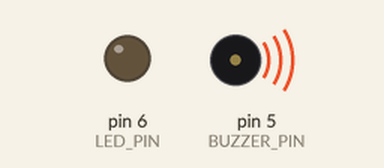
A sketch run on a simulated Arduino Uno, built with avr-gcc and run on an emulated ATmega328P. On the bench: output pins drawn as LEDs (lit = HIGH), buzzer (waves = sounding). What the sketch prints to the serial monitor is not drawn.

Above: at 0.1 s.
Timing chart, 0 to 40.0 s (numbered marks = the images above):
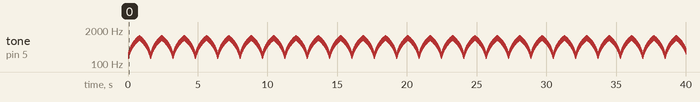

Measured:
- by itself, tone on pin 5 (BUZZER_PIN): plays 200 Hz for 0.01 s, 210 Hz for 0.01 s, 220 Hz for 0.01 s, 230 Hz for 0.01 s, 240 Hz for 0.01 s, 250 Hz for 0.01 s … (3992 notes in this stretch)

The sketch:

05.loopsAndTime.ino
```cpp
/*
  Author:

  Learning Intention:
  The students will apply loop logic (count, pre-test and post-test loops) and manage
  time responsively with millis() instead of blocking with delay().

  Success Criteria:
    1.  I understand loop logic is repeating (or not) based on a true or false answer
    2.  I can apply comparison operators in count (for) and pre-test (while) loops
    3.  I understand a post-test (do while) loop runs its body at least once
    4.  I can iterate over an array with a for-each loop
    5.  I can detect and fix an infinite loop
    6.  I understand why delay() is blocking and not preferred for time event management
    7.  I can use millis() and binary logic to trigger events by time
    8.  I can seed and generate a random number
    9.  I understand micros() exists for microsecond timing
    10. I can read a simple logic flowchart

  Hardware (Grove cables to the base shield):
    Button module  -> D4
    LED module     -> D6
    Buzzer module  -> D5

  Student Notes:
    See the four loop flowcharts in this folder's Readme.md.

  Optional breadboard reference:
    Bootcamp-workingWithTime.png in this folder.

  Documentation:
    https://www.arduino.cc/reference/en/#structure
    https://www.arduino.cc/reference/en/language/functions/time/millis/
    https://www.arduino.cc/reference/en/language/functions/random-numbers/random/
*/

const int BUTTON_PIN = 4;  // Grove Button on D4
const int BUZZER_PIN = 5;  // Grove Buzzer on D5
const int LED_PIN = 6;     // Grove LED on D6

void setup() {
  pinMode(LED_PIN, OUTPUT);
  pinMode(BUTTON_PIN, INPUT);
  pinMode(BUZZER_PIN, OUTPUT);
  Serial.begin(115200);

  Serial.println("Counting up:");
  for (int i = 0; i < 10; i++) {
    Serial.println(i);
  }
  Serial.println("Done!");
}

void loop() {
  for (int pitch = 200; pitch < 1000; pitch += 10) {
    tone(BUZZER_PIN, pitch);
    delay(10);
  }
  for (int pitch = 1000; pitch > 200; pitch -= 10) {
    tone(BUZZER_PIN, pitch);
    delay(10);
  }
}
```
